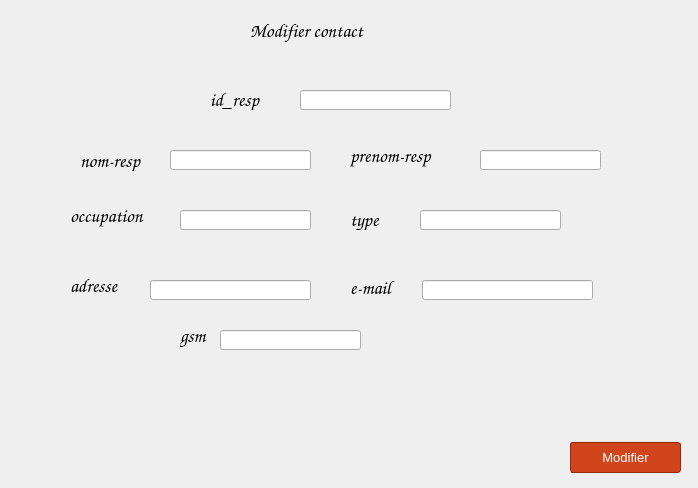
<?xml version="1.0" encoding="UTF-8"?>
<ui version="4.0">
 <class>modifier1</class>
 <widget class="QDialog" name="modifier1">
  <property name="geometry">
   <rect>
    <x>0</x>
    <y>0</y>
    <width>698</width>
    <height>488</height>
   </rect>
  </property>
  <property name="windowTitle">
   <string>Dialog</string>
  </property>
  <widget class="QLabel" name="label">
   <property name="geometry">
    <rect>
     <x>250</x>
     <y>10</y>
     <width>161</width>
     <height>41</height>
    </rect>
   </property>
   <property name="font">
    <font>
     <family>Comic Sans MS</family>
     <pointsize>14</pointsize>
    </font>
   </property>
   <property name="text">
    <string>Modifier contact</string>
   </property>
  </widget>
  <widget class="QLabel" name="label_2">
   <property name="geometry">
    <rect>
     <x>210</x>
     <y>90</y>
     <width>131</width>
     <height>20</height>
    </rect>
   </property>
   <property name="font">
    <font>
     <family>Comic Sans MS</family>
     <pointsize>14</pointsize>
    </font>
   </property>
   <property name="text">
    <string>id_resp</string>
   </property>
  </widget>
  <widget class="QLineEdit" name="lineEdit">
   <property name="geometry">
    <rect>
     <x>300</x>
     <y>90</y>
     <width>151</width>
     <height>20</height>
    </rect>
   </property>
  </widget>
  <widget class="QLabel" name="label_3">
   <property name="geometry">
    <rect>
     <x>80</x>
     <y>150</y>
     <width>111</width>
     <height>21</height>
    </rect>
   </property>
   <property name="font">
    <font>
     <family>Comic Sans MS</family>
     <pointsize>14</pointsize>
    </font>
   </property>
   <property name="text">
    <string>nom-resp</string>
   </property>
  </widget>
  <widget class="QLineEdit" name="lineEdit_2">
   <property name="geometry">
    <rect>
     <x>170</x>
     <y>150</y>
     <width>141</width>
     <height>20</height>
    </rect>
   </property>
  </widget>
  <widget class="QLabel" name="label_4">
   <property name="geometry">
    <rect>
     <x>350</x>
     <y>140</y>
     <width>121</width>
     <height>31</height>
    </rect>
   </property>
   <property name="font">
    <font>
     <family>Comic Sans MS</family>
     <pointsize>14</pointsize>
    </font>
   </property>
   <property name="text">
    <string>prenom-resp</string>
   </property>
  </widget>
  <widget class="QLineEdit" name="lineEdit_3">
   <property name="geometry">
    <rect>
     <x>480</x>
     <y>150</y>
     <width>121</width>
     <height>20</height>
    </rect>
   </property>
  </widget>
  <widget class="QLabel" name="label_5">
   <property name="geometry">
    <rect>
     <x>70</x>
     <y>200</y>
     <width>121</width>
     <height>31</height>
    </rect>
   </property>
   <property name="font">
    <font>
     <family>Comic Sans MS</family>
     <pointsize>14</pointsize>
    </font>
   </property>
   <property name="text">
    <string>occupation</string>
   </property>
  </widget>
  <widget class="QLineEdit" name="lineEdit_4">
   <property name="geometry">
    <rect>
     <x>180</x>
     <y>210</y>
     <width>131</width>
     <height>20</height>
    </rect>
   </property>
  </widget>
  <widget class="QLabel" name="label_6">
   <property name="geometry">
    <rect>
     <x>350</x>
     <y>210</y>
     <width>111</width>
     <height>20</height>
    </rect>
   </property>
   <property name="font">
    <font>
     <family>Comic Sans MS</family>
     <pointsize>14</pointsize>
    </font>
   </property>
   <property name="text">
    <string>type</string>
   </property>
  </widget>
  <widget class="QLineEdit" name="lineEdit_5">
   <property name="geometry">
    <rect>
     <x>420</x>
     <y>210</y>
     <width>141</width>
     <height>20</height>
    </rect>
   </property>
  </widget>
  <widget class="QLabel" name="label_7">
   <property name="geometry">
    <rect>
     <x>70</x>
     <y>270</y>
     <width>111</width>
     <height>31</height>
    </rect>
   </property>
   <property name="font">
    <font>
     <family>Comic Sans MS</family>
     <pointsize>14</pointsize>
    </font>
   </property>
   <property name="text">
    <string>adresse</string>
   </property>
  </widget>
  <widget class="QLineEdit" name="lineEdit_6">
   <property name="geometry">
    <rect>
     <x>150</x>
     <y>280</y>
     <width>161</width>
     <height>20</height>
    </rect>
   </property>
  </widget>
  <widget class="QLabel" name="label_8">
   <property name="geometry">
    <rect>
     <x>350</x>
     <y>280</y>
     <width>81</width>
     <height>16</height>
    </rect>
   </property>
   <property name="font">
    <font>
     <family>Comic Sans MS</family>
     <pointsize>14</pointsize>
    </font>
   </property>
   <property name="text">
    <string>e-mail</string>
   </property>
  </widget>
  <widget class="QLineEdit" name="lineEdit_7">
   <property name="geometry">
    <rect>
     <x>422</x>
     <y>280</y>
     <width>171</width>
     <height>20</height>
    </rect>
   </property>
  </widget>
  <widget class="QLabel" name="label_9">
   <property name="geometry">
    <rect>
     <x>180</x>
     <y>320</y>
     <width>71</width>
     <height>31</height>
    </rect>
   </property>
   <property name="font">
    <font>
     <family>Comic Sans MS</family>
     <pointsize>14</pointsize>
    </font>
   </property>
   <property name="text">
    <string>gsm</string>
   </property>
  </widget>
  <widget class="QLineEdit" name="lineEdit_8">
   <property name="geometry">
    <rect>
     <x>220</x>
     <y>330</y>
     <width>141</width>
     <height>20</height>
    </rect>
   </property>
  </widget>
  <widget class="QPushButton" name="pushButton">
   <property name="geometry">
    <rect>
     <x>570</x>
     <y>442</y>
     <width>111</width>
     <height>31</height>
    </rect>
   </property>
   <property name="styleSheet">
    <string notr="true">	box-shadow:inset 0px 1px 0px 0px #cf866c;
	background:linear-gradient(to bottom, #d0451b 5%, #bc3315 100%);
	background-color:#d0451b;
	border-radius:3px;
	border:1px solid #942911;
	display:inline-block;
	cursor:pointer;
	color:#ffffff;
	font-family:Arial;
	font-size:13px;
	padding:6px 24px;
	text-decoration:none;
	text-shadow:0px 1px 0px #854629;</string>
   </property>
   <property name="text">
    <string>Modifier</string>
   </property>
  </widget>
  <widget class="QLabel" name="label_10">
   <property name="geometry">
    <rect>
     <x>0</x>
     <y>0</y>
     <width>701</width>
     <height>491</height>
    </rect>
   </property>
   <property name="text">
    <string/>
   </property>
   <property name="pixmap">
    <pixmap>../../Desktop/0.png</pixmap>
   </property>
  </widget>
  <zorder>label_10</zorder>
  <zorder>label</zorder>
  <zorder>label_2</zorder>
  <zorder>lineEdit</zorder>
  <zorder>label_3</zorder>
  <zorder>lineEdit_2</zorder>
  <zorder>label_4</zorder>
  <zorder>lineEdit_3</zorder>
  <zorder>label_5</zorder>
  <zorder>lineEdit_4</zorder>
  <zorder>label_6</zorder>
  <zorder>lineEdit_5</zorder>
  <zorder>label_7</zorder>
  <zorder>lineEdit_6</zorder>
  <zorder>label_8</zorder>
  <zorder>lineEdit_7</zorder>
  <zorder>label_9</zorder>
  <zorder>lineEdit_8</zorder>
  <zorder>pushButton</zorder>
 </widget>
 <resources/>
 <connections/>
</ui>
